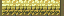

Below is a game level as drawn by its tile map, then a one-line description and the .tmx file that defines it, in full:
An orthogonal 4x1 tile map with 16x16 px tiles, 1 tile layer (Tile Layer 1).

<map version="1.4" tiledversion="2021.01.13" orientation="orthogonal" renderorder="right-down" width="4" height="1" tilewidth="16" tileheight="16" infinite="0" nextlayerid="2" nextobjectid="1">
 <tileset firstgid="1" name="UpdatedVillage.png" tilewidth="16" tileheight="16" tilecount="1024" columns="32">
  <image source="UpdatedVillage.png" trans="ffffff" width="512" height="512" />
 </tileset>
 <layer id="1" name="Tile Layer 1" width="4" height="1">
  <data encoding="csv">
845,878,879,846
</data>
 </layer>
</map>
